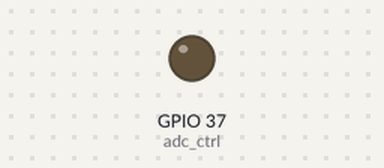
Bench run of a program on a simulated ESP32 board running MicroPython. On the bench: output pins drawn as LEDs (lit = HIGH). What the program prints to the serial console is not drawn. At 0.0 s the program stops and its outputs stay as they are.

Above: at 0.1 s.
Timing chart, 0 to 1.5 s (numbered marks = the images above):
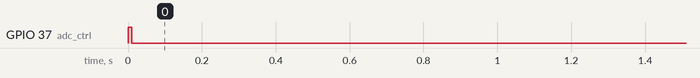

The program:

battery.py
```python
from machine import Pin, ADC
import time

# Pin definitions
ADC_CTRL_PIN = 37  # Controls battery voltage measurement circuit
BATTERY_ADC_PIN = 1  # ADC input for battery voltage

def get_battery_voltage():

    # Enable battery voltage measurement (HIGH for V3.2 boards)
    adc_ctrl = Pin(ADC_CTRL_PIN, Pin.OUT)
    adc_ctrl.value(1)
    time.sleep(0.01)  # Stabilization delay

    # Read ADC
    battery_adc = ADC(Pin(BATTERY_ADC_PIN))
    battery_adc.atten(ADC.ATTN_11DB)  # 0-3.3V range

    voltage_uv = battery_adc.read_uv()
    adc_voltage = voltage_uv / 1000000

    # Apply voltage divider scaling: (100 + 390) / 100 = 4.9
    battery_voltage = adc_voltage * 4.9

    # Disable ADC control to save power
    adc_ctrl.value(0)

    return battery_voltage

def get_battery_percent(voltage):
    if voltage >= 4.2:
        return 100
    elif voltage <= 3.0:
        return 0
    else:
        # Linear interpolation between 3.0V and 4.2V
        return int((voltage - 3.0) / (4.2 - 3.0) * 100)

def get_battery_status():
    """
    Convenience function that returns both voltage and percentage
    Returns: (voltage_float, percentage_int)
    """
    voltage = get_battery_voltage()
    percent = get_battery_percent(voltage)
    return voltage, percent

# Test code
if __name__ == "__main__":
    voltage, percent = get_battery_status()
    print(f"Battery: {voltage:.2f}V ({percent}%)")
```

Measured:
- by itself, GPIO 37 (adc_ctrl): LOW → HIGH at 0.00 s, → LOW 0.01 s later
